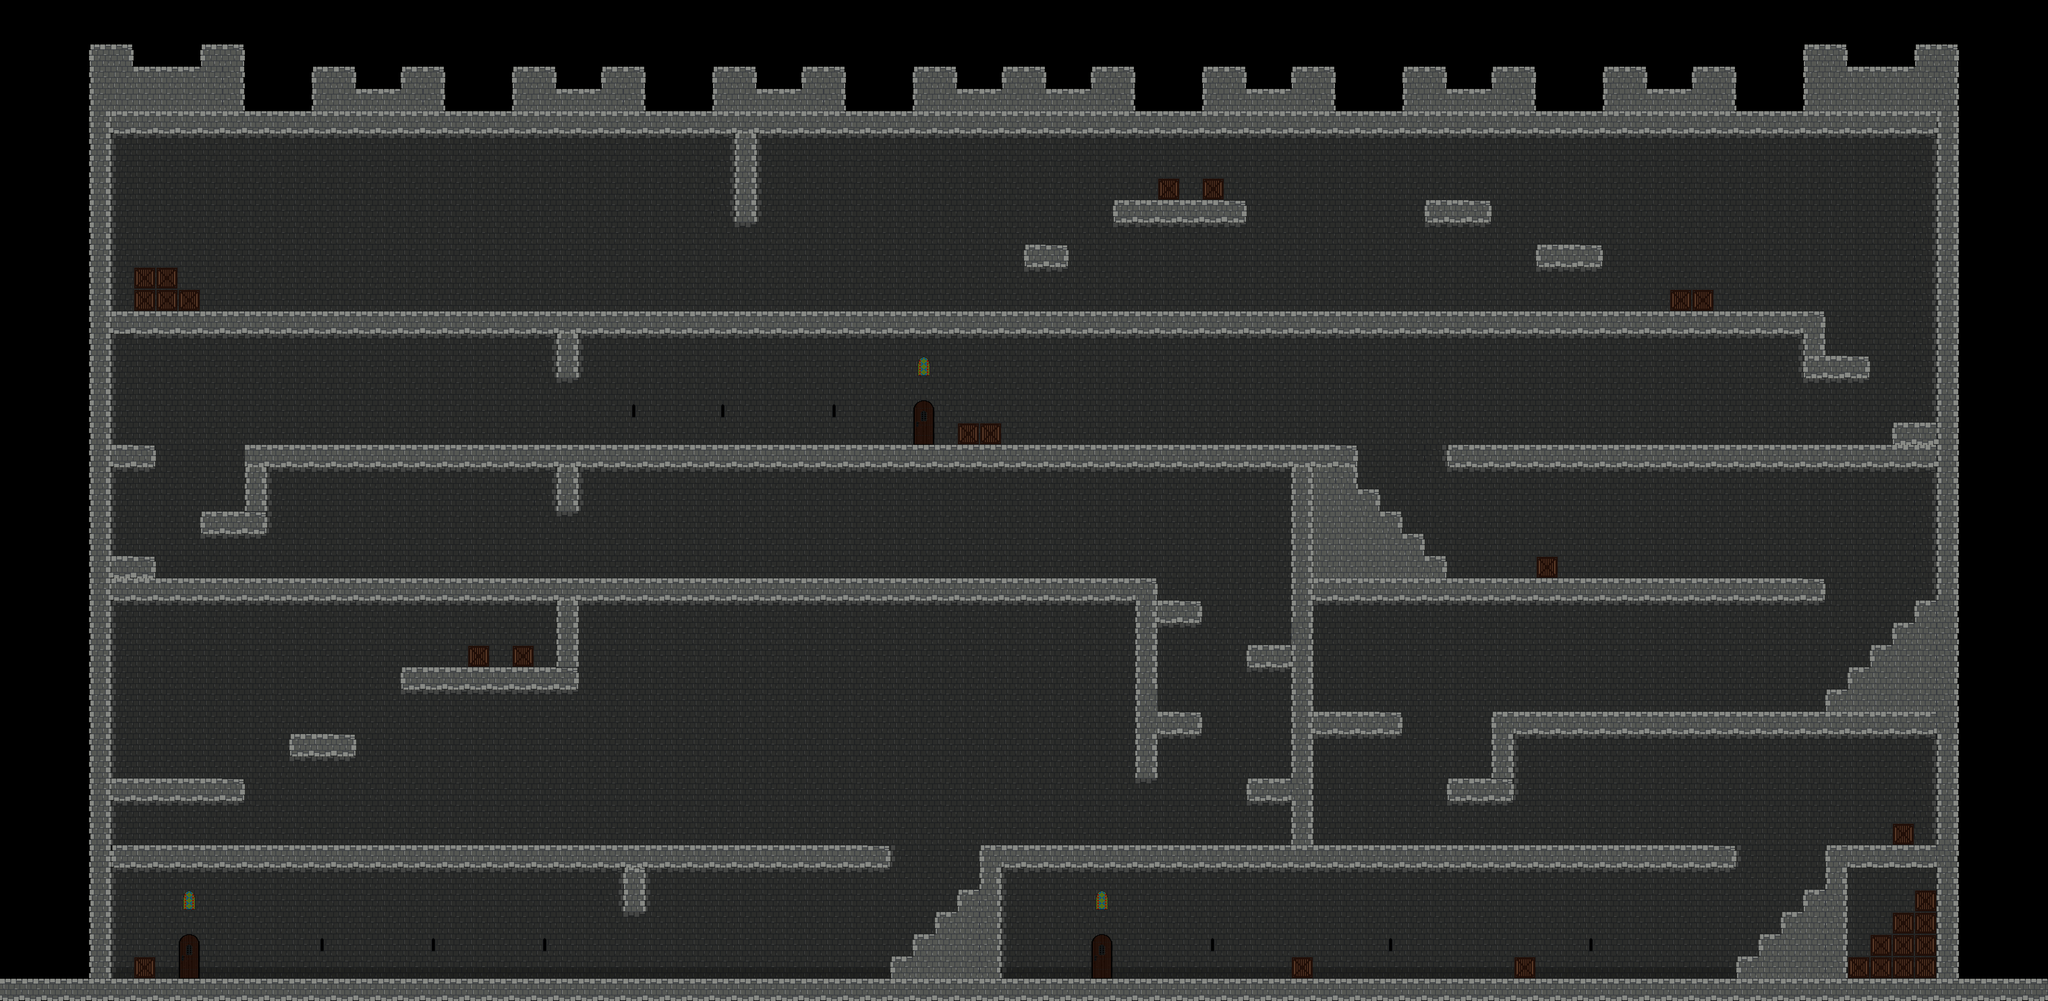

A level layout from a 2D game, rendered from its tile map. Below: a short description, then the map file with tile-grid data replaced by summaries:
An orthogonal 92x45 tile map with 64x64 px tiles, 3 tile layers (background, ground, decoration).

<map version="1.0" tiledversion="1.1.3" orientation="orthogonal" renderorder="right-down" width="92" height="45" tilewidth="64" tileheight="64" infinite="0" nextobjectid="1">
 <tileset firstgid="1" name="tileset" tilewidth="64" tileheight="64" tilecount="322" columns="23">
  <image source="../../public/assets/images/tileset.png" width="1472" height="896" />
 </tileset>
 <layer name="background" width="92" height="45">
  <data>[4140 cells, 3361 non-empty, 7 distinct tile ids]</data>
 </layer>
 <layer name="ground" width="92" height="45">
  <data>[4140 cells, 843 non-empty, 12 distinct tile ids]</data>
 </layer>
 <layer name="decoration" width="92" height="45">
  <data>[4140 cells, 553 non-empty, 11 distinct tile ids]</data>
 </layer>
</map>